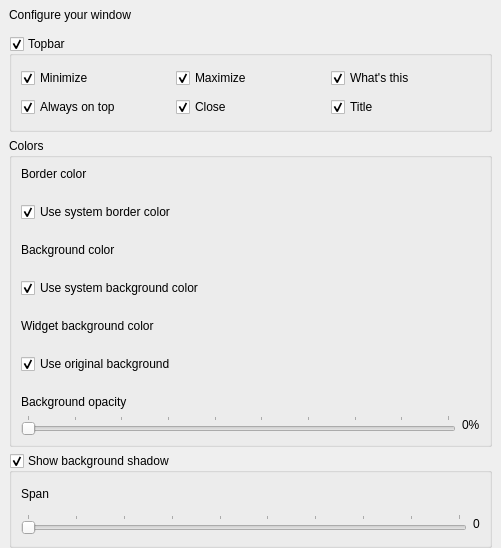
<?xml version="1.0" encoding="UTF-8"?>
<ui version="4.0">
 <class>DecorationConfigurationWidget</class>
 <widget class="QWidget" name="DecorationConfigurationWidget">
  <property name="geometry">
   <rect>
    <x>0</x>
    <y>0</y>
    <width>501</width>
    <height>548</height>
   </rect>
  </property>
  <property name="windowTitle">
   <string>Form</string>
  </property>
  <layout class="QVBoxLayout" name="verticalLayout_2">
   <property name="leftMargin">
    <number>9</number>
   </property>
   <property name="topMargin">
    <number>0</number>
   </property>
   <property name="rightMargin">
    <number>9</number>
   </property>
   <property name="bottomMargin">
    <number>0</number>
   </property>
   <item>
    <widget class="QLabel" name="label_4">
     <property name="minimumSize">
      <size>
       <width>0</width>
       <height>30</height>
      </size>
     </property>
     <property name="maximumSize">
      <size>
       <width>16777215</width>
       <height>30</height>
      </size>
     </property>
     <property name="text">
      <string>Configure your window</string>
     </property>
    </widget>
   </item>
   <item>
    <widget class="QGroupBox" name="checkTopBar">
     <property name="title">
      <string>Topbar</string>
     </property>
     <property name="checkable">
      <bool>true</bool>
     </property>
     <layout class="QGridLayout" name="gridLayout">
      <item row="0" column="2">
       <widget class="QCheckBox" name="checkSHowWhatsThis">
        <property name="text">
         <string>What's this</string>
        </property>
        <property name="checked">
         <bool>true</bool>
        </property>
       </widget>
      </item>
      <item row="0" column="0">
       <widget class="QCheckBox" name="checkShowMinimize">
        <property name="text">
         <string>Minimize</string>
        </property>
        <property name="checked">
         <bool>true</bool>
        </property>
       </widget>
      </item>
      <item row="0" column="1">
       <widget class="QCheckBox" name="checkShowMaximize">
        <property name="text">
         <string>Maximize</string>
        </property>
        <property name="checked">
         <bool>true</bool>
        </property>
       </widget>
      </item>
      <item row="1" column="0">
       <widget class="QCheckBox" name="checkAlwaysOnTop">
        <property name="text">
         <string>Always on top</string>
        </property>
        <property name="checked">
         <bool>true</bool>
        </property>
       </widget>
      </item>
      <item row="1" column="1">
       <widget class="QCheckBox" name="checkShowCLose">
        <property name="text">
         <string>Close</string>
        </property>
        <property name="checked">
         <bool>true</bool>
        </property>
       </widget>
      </item>
      <item row="1" column="2">
       <widget class="QCheckBox" name="checkShowTitle">
        <property name="text">
         <string>Title</string>
        </property>
        <property name="checked">
         <bool>true</bool>
        </property>
       </widget>
      </item>
     </layout>
    </widget>
   </item>
   <item>
    <widget class="QGroupBox" name="groupBox_2">
     <property name="title">
      <string>Colors</string>
     </property>
     <layout class="QVBoxLayout" name="verticalLayout">
      <item>
       <widget class="QLabel" name="label">
        <property name="text">
         <string>Border color</string>
        </property>
       </widget>
      </item>
      <item>
       <layout class="QHBoxLayout" name="horizontalLayout_3">
        <property name="bottomMargin">
         <number>0</number>
        </property>
        <item>
         <widget class="QCheckBox" name="checkBox">
          <property name="text">
           <string>Use system border color</string>
          </property>
          <property name="checked">
           <bool>true</bool>
          </property>
         </widget>
        </item>
        <item>
         <widget class="QPushButton" name="buttonColorBorder">
          <property name="minimumSize">
           <size>
            <width>50</width>
            <height>50</height>
           </size>
          </property>
          <property name="maximumSize">
           <size>
            <width>50</width>
            <height>50</height>
           </size>
          </property>
          <property name="text">
           <string/>
          </property>
          <property name="flat">
           <bool>true</bool>
          </property>
         </widget>
        </item>
       </layout>
      </item>
      <item>
       <widget class="QLabel" name="label_2">
        <property name="text">
         <string>Background color</string>
        </property>
       </widget>
      </item>
      <item>
       <layout class="QHBoxLayout" name="horizontalLayout_2">
        <property name="bottomMargin">
         <number>0</number>
        </property>
        <item>
         <widget class="QCheckBox" name="checkBox_2">
          <property name="text">
           <string>Use system background color</string>
          </property>
          <property name="checked">
           <bool>true</bool>
          </property>
         </widget>
        </item>
        <item>
         <widget class="QPushButton" name="buttonColorBackground">
          <property name="minimumSize">
           <size>
            <width>50</width>
            <height>50</height>
           </size>
          </property>
          <property name="maximumSize">
           <size>
            <width>50</width>
            <height>50</height>
           </size>
          </property>
          <property name="text">
           <string/>
          </property>
          <property name="flat">
           <bool>true</bool>
          </property>
         </widget>
        </item>
       </layout>
      </item>
      <item>
       <widget class="QLabel" name="label_3">
        <property name="text">
         <string>Widget background color</string>
        </property>
       </widget>
      </item>
      <item>
       <layout class="QHBoxLayout" name="horizontalLayout">
        <item>
         <widget class="QCheckBox" name="checkUseWidgetColor">
          <property name="text">
           <string>Use original background</string>
          </property>
          <property name="checked">
           <bool>true</bool>
          </property>
         </widget>
        </item>
        <item>
         <widget class="QPushButton" name="buttonColorWidget">
          <property name="minimumSize">
           <size>
            <width>50</width>
            <height>50</height>
           </size>
          </property>
          <property name="maximumSize">
           <size>
            <width>50</width>
            <height>50</height>
           </size>
          </property>
          <property name="text">
           <string/>
          </property>
          <property name="flat">
           <bool>true</bool>
          </property>
         </widget>
        </item>
       </layout>
      </item>
      <item>
       <widget class="QLabel" name="label_5">
        <property name="text">
         <string>Background opacity</string>
        </property>
       </widget>
      </item>
      <item>
       <layout class="QHBoxLayout" name="horizontalLayout_4">
        <property name="bottomMargin">
         <number>0</number>
        </property>
        <item>
         <widget class="QSlider" name="sliderBackgroundOpacity">
          <property name="minimum">
           <number>1</number>
          </property>
          <property name="maximum">
           <number>10</number>
          </property>
          <property name="orientation">
           <enum>Qt::Horizontal</enum>
          </property>
          <property name="invertedControls">
           <bool>false</bool>
          </property>
          <property name="tickPosition">
           <enum>QSlider::TicksAbove</enum>
          </property>
          <property name="tickInterval">
           <number>1</number>
          </property>
         </widget>
        </item>
        <item>
         <widget class="QLabel" name="labelOpacityLevel">
          <property name="text">
           <string>0%</string>
          </property>
         </widget>
        </item>
       </layout>
      </item>
     </layout>
    </widget>
   </item>
   <item>
    <widget class="QGroupBox" name="checkShadowOptions">
     <property name="title">
      <string>Show background shadow</string>
     </property>
     <property name="flat">
      <bool>false</bool>
     </property>
     <property name="checkable">
      <bool>true</bool>
     </property>
     <layout class="QVBoxLayout" name="verticalLayout_3">
      <item>
       <widget class="QLabel" name="label_6">
        <property name="text">
         <string>Span</string>
        </property>
       </widget>
      </item>
      <item>
       <layout class="QHBoxLayout" name="horizontalLayout_5">
        <property name="bottomMargin">
         <number>0</number>
        </property>
        <item>
         <widget class="QSlider" name="sliderShadowSpan">
          <property name="minimum">
           <number>1</number>
          </property>
          <property name="maximum">
           <number>10</number>
          </property>
          <property name="orientation">
           <enum>Qt::Horizontal</enum>
          </property>
          <property name="tickPosition">
           <enum>QSlider::TicksAbove</enum>
          </property>
          <property name="tickInterval">
           <number>1</number>
          </property>
         </widget>
        </item>
        <item>
         <widget class="QLabel" name="labelSpanValue">
          <property name="text">
           <string>0</string>
          </property>
         </widget>
        </item>
       </layout>
      </item>
     </layout>
    </widget>
   </item>
  </layout>
 </widget>
 <resources/>
 <connections/>
</ui>
